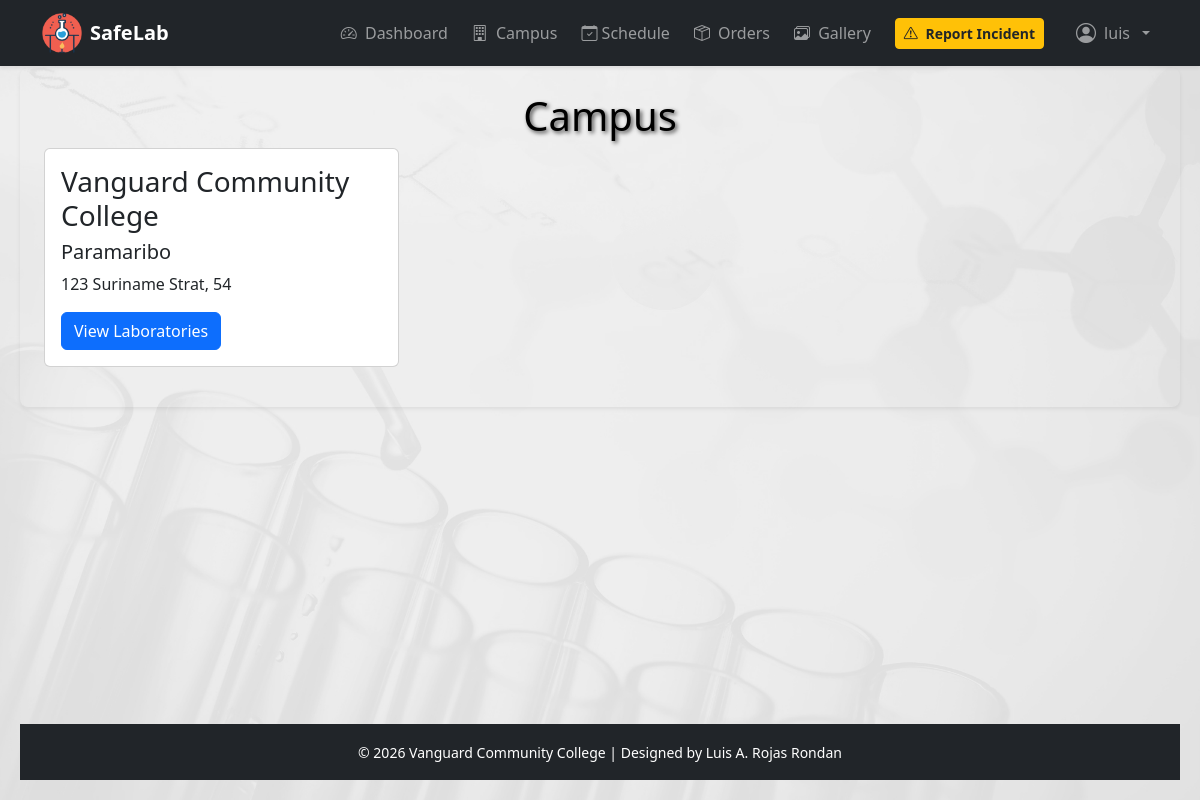
The app's page /home/ (signed in) with its own data.
### apps/inventory/models.py (models this page shows, shortened)
class Campus(models.Model):
    name = models.CharField(max_length=100, unique=True)
    state = models.CharField(max_length=100)
    address = models.TextField(blank=True)

### apps/inventory/views.py (the view)
# urls.py: path('', views.home, name='home'),
@login_required
def home(request):
    campuses = Campus.objects.all()
    return render(request, 'inventory/home.html', {'campuses': campuses})

### templates/inventory/home.html (shortened to what this page needs)
{% extends 'base.html' %}
{% block content %}
<h1>Campus</h1>
<div class="row">
    {% for campus in campuses %}
    <div class="col-md-4 mb-3">
        <div class="card">
            <div class="card-body">
                <h3 class="card-title">{{ campus.name }}</h3>
                <h5 class="card-text">{{ campus.state }}</h5>
                <p class="card-text">{{ campus.address }}</p>
                <a href="{% url 'campus_detail' campus.id %}" class="btn btn-primary">View Laboratories</a>
            </div>
        </div>
    </div>
    {% endfor %}
</div>
{% endblock %}

### templates/base.html (shortened to what this page needs)
{% load static %}
<!DOCTYPE html>
<html lang="en">
<head>
    <link href="https://cdn.jsdelivr.net/npm/bootstrap@5.3.3/dist/css/bootstrap.min.css" rel="stylesheet">
    <link rel="stylesheet" href="{% static 'css/gallery.css' %}">
    <link rel="stylesheet" href="{% static 'css/core.css'%}">
    <link rel="stylesheet" href="{% static 'assets/dist/css/bootstrap.min.css' %}">
    <link rel="stylesheet" href="https://cdn.jsdelivr.net/npm/bootstrap-icons@1.11.3/font/bootstrap-icons.css">
</head>
<body class="d-flex flex-column min-vh-100">
    <nav class="navbar navbar-expand-lg navbar-dark bg-dark shadow-sm fixed-top">
        <div class="container">
            <a class="navbar-brand fw-bold d-flex align-items-center gap-2"
               href="{% url 'dashboard' %}">
                <img src="/static/img/save-lab.png" style="width:40px;height:40px" alt="SafeLab">
                SafeLab
            </a>
            <div class="collapse navbar-collapse" id="navbarMain">
                <ul class="navbar-nav ms-auto align-items-lg-center gap-lg-2">
                    {% if request.user.is_authenticated %}
                    <li class="nav-item">
                        <a class="nav-link btn-hover" href="{% url 'dashboard' %}">
                            <i class="bi bi-speedometer2 me-1"></i>
                            Dashboard
                        </a>
                    </li>
                    <li class="nav-item">
                        <a class="nav-link btn-hover" href="{% url 'home' %}">
                            <i class="bi bi-building me-1"></i>
                            Campus
                        </a>
                    </li>
                    <li class="nav-item">
                        <a class="nav-link btn-hover" href="{% url 'schedules:main' %}">
                            <i class="bi bi-calendar-check"></i>
                            Schedule
                        </a>
                    </li>
                    <li class="nav-item">
                        <a class="nav-link btn-hover" href="{% url 'orders:product_list' %}">
                            <i class="bi bi-box-seam me-1"></i>
                            Orders
                        </a>
                    </li>
                    <li class="nav-item">
                        <a class="nav-link btn-hover" href="{% url 'gallery' %}">
                            <i class="bi bi-images me-1"></i>
                            Gallery
                        </a>
                    </li>
                    <li class="nav-item">
                        <a class="btn btn-warning btn-sm text-dark fw-semibold ms-lg-2"
                           href="{% url 'reports:report' %}">
                            <i class="bi bi-exclamation-triangle me-1"></i>
                            Report Incident
                        </a>
                    </li>
                    <li class="nav-item dropdown ms-lg-3">
                        <a class="nav-link dropdown-toggle d-flex align-items-center gap-2"
                           href="#" role="button" data-bs-toggle="dropdown">
                            <i class="bi bi-person-circle fs-5"></i>
                            {{ request.user }}
                        </a>
                    </li>
                    {% else %}
                    <li class="nav-item">
                        <a class="btn btn-outline-light btn-sm" href="{% url 'accounts:login' %}">
                            <i class="bi bi-box-arrow-in-right me-1"></i> Login
                        </a>
                    </li>
                    {% endif %}
                </ul>
            </div>
        </div>
    </nav>
    <div  class="mt-5 mb-5 p-4 rounded-3 shadow-sm">
        {% block content %}{% endblock %}
    </div>
    <footer class="mt-auto py-3 bg-dark text-white text-center">
        <div class="container">
            <span class="small">&copy; 2026 Vanguard Community College | Designed by <a href="https://github.com/lrondan" class="text-decoration-none text-white">Luis A. Rojas Rondan</a></span>
        </div>
    </footer>
</body>
</html>

### static/css/gallery.css (style rules this page uses)
.card { transition: transform 0.3s; }

### templates/base.html (style rules this page uses)
body { background-image: url('/static/img/medical-concept.jpg'); background-size: cover; background-position: center; background-repeat: no-repeat; background-color: #f8f9fa; font-family: system-ui, -apple-system, sans-serif; padding-top: 80px; }
.navbar-brand img { transition: transform .3s; }
.nav-link { transition: all .2s ease; }
.navbar { backdrop-filter: blur(6px); }
.btn-hover { transition: all 0.2s ease; }

### templates/inventory/home.html (style rules this page uses)
body { background-image: url('/static/img/medical-concept.jpg'); background-size: cover; background-position: center; background-repeat: no-repeat; padding: 20px; }
h1 { color: #000000; text-shadow: 2px 2px 4px rgba(0,0,0,0.7); display: flex; justify-content: center; align-items: center; }

### records on screen
Campus: name "Vanguard Community College", state "Paramaribo", address "123 Suriname Strat, 54"

### other values on screen
{{ request.user }} "luis"
